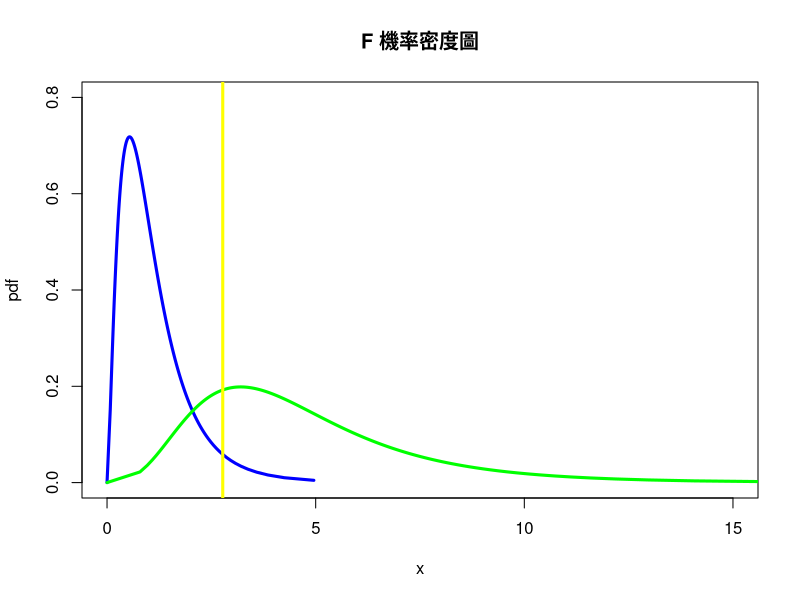
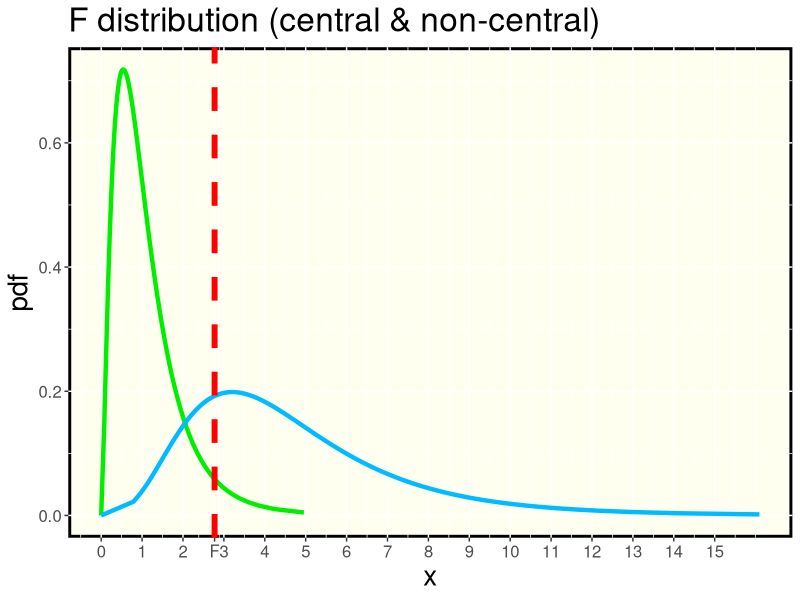
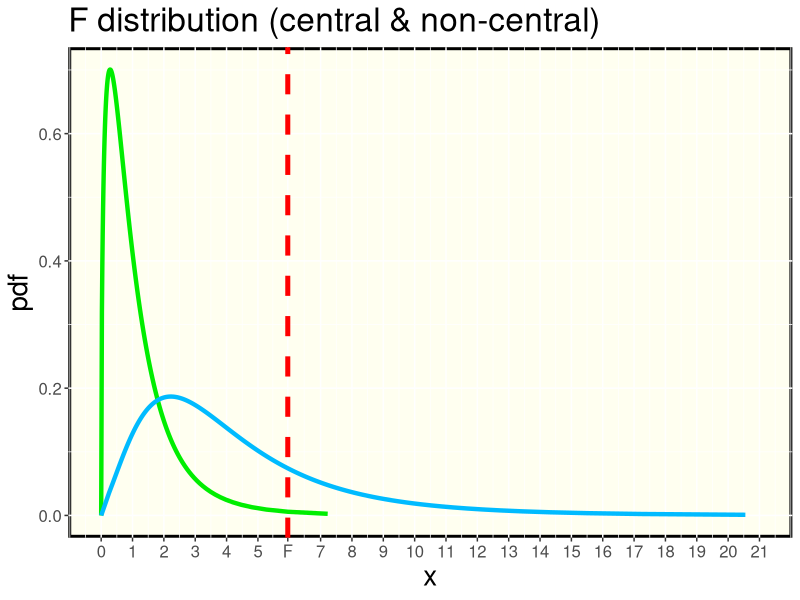
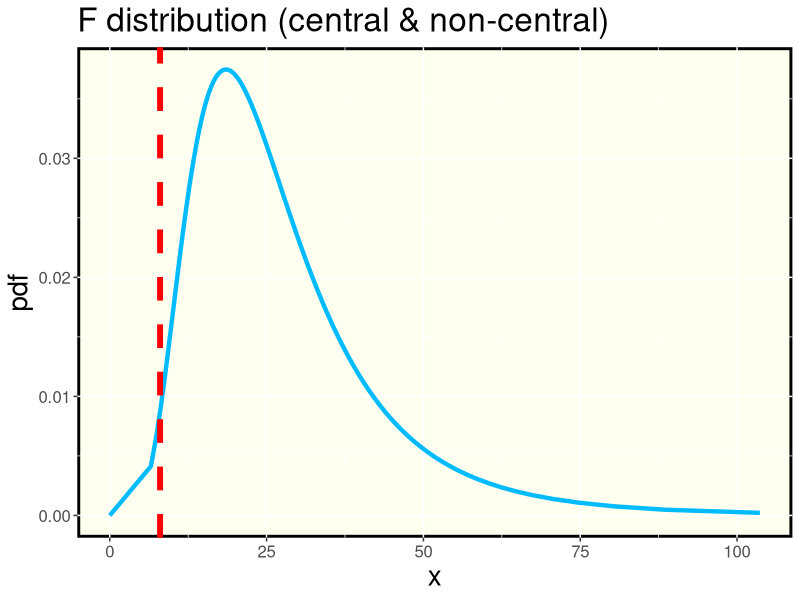
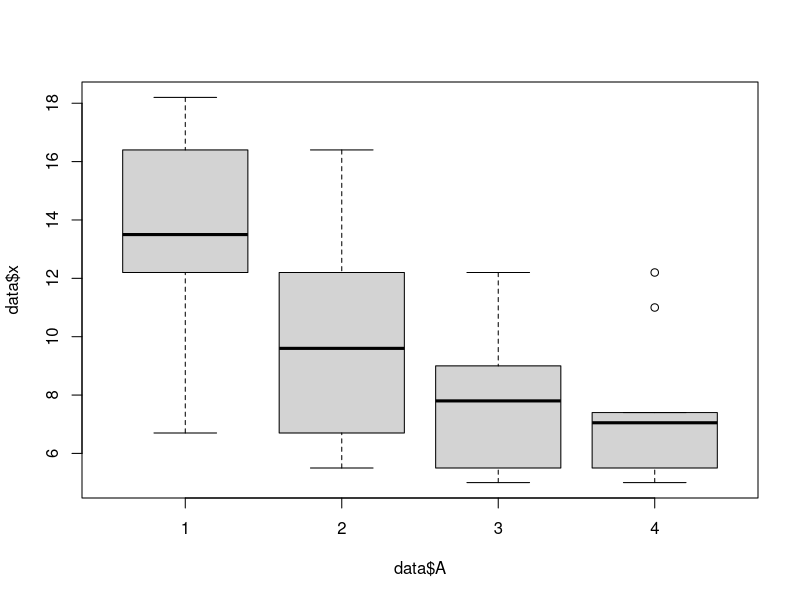
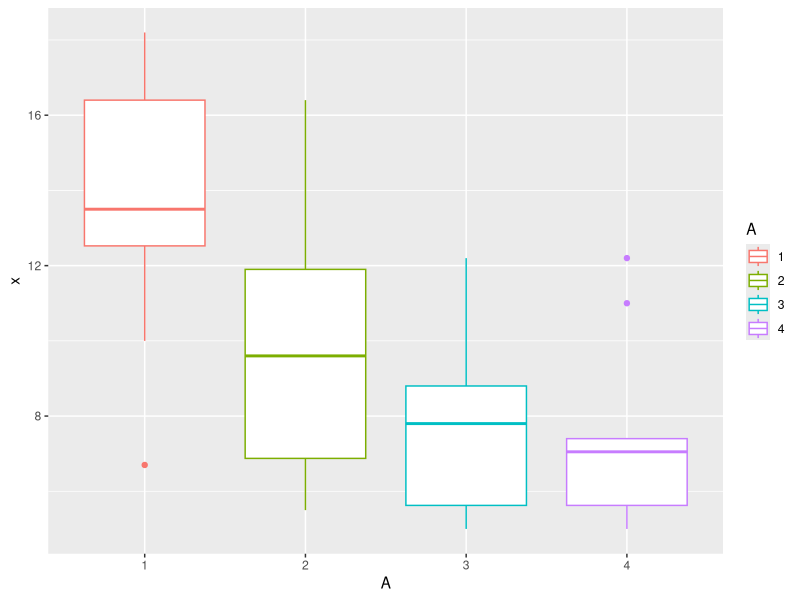

The R script that drew these images, in order:
## ---- chunk 1
library(dplyr)
library(ggplot2)
## ---- chunk 2
#7.1
g = 6                     # 分組
n = 2                     # 每組個數
N = n*g                   # 總個數
F = qf(0.95,g-1,N-g)      # a=0.05 虛無假設下臨界點之F值
power=1-pf(F,g-1,N-g,4*n) # 檢定力power

while(power<0.7){
  n = n+1
  N = n*g
  F = qf(0.95,g-1,N-g)
  power = 1-pf(F,g-1,N-g,4*n)
}
## ---- chunk 3
n # 每組最小個數
N # 總樣本數
power #最小檢定力

#plot
seq <- seq(0,0.995,by=0.005)
q <- qf(seq,g-1,N-g) 
dp <- df(q,g-1,N-g) 
nq <- qf(seq,g-1,N-g,4*n)
ndp <- df(nq,g-1,N-g,4*n)
plot(dp~q,type="l",main="F 機率密度圖",xlab="x",ylab = "pdf",xlim=c(0,15),ylim=c(0,0.8),col="#0000FF",lwd=3)
lines(ndp~nq,type="l",col="#00FF00",lwd=3)
abline(v=F,col ="#FFFF00",lwd=3)

#ggplot
data <- cbind(q,dp,nq,ndp)
colnames(data) <- c("H0_x","H0_y","H1_x","H1_y")
data <- as.data.frame(data)
ggplot(data)+ labs(title = "F distribution (central & non-central)",size=20,x="x",y="pdf")+
  theme(axis.text=element_text(size=12),title=element_text(size=20))+
  geom_line(mapping = aes(x=H0_x,y=H0_y),col="#00EE00",lwd=1.5)+
  geom_line(mapping = aes(x=H1_x,y=H1_y),col="#00BBFF",lwd=1.5)+
  geom_vline(mapping = aes(xintercept=F),col="#FF0000",lwd=2,linetype=2)+
  scale_x_continuous(breaks = c(0:2,F,3:15),labels = c(0:2,"F",3:15))+
  theme(panel.background = element_rect(fill ="#FFFFF0", colour = "black",size = 2))
## ---- chunk 4
#7.3
g = 4                   # 分組組數
n = 4                   # 每組個數
N = 16                  # 總樣本數
sigma = 3               # error variance
alphasq = 6             # 給定的處理平方和
E1 = 0.01               # 顯著水準
zeta = (alphasq*n)/sigma          # 非中心參數
F = qf(1-E1,g-1,N-g)              # 虛無假設下之臨界值
Power = 1-pf(F,g-1,N-g,zeta)      # 檢定力POWER
#plot
seq <- seq(0,0.995,by=0.005)
q <- qf(seq,g-1,N-g) 
dp <- df(q,g-1,N-g) 
nq <- qf(seq,g-1,N-g,zeta)
ndp <- df(nq,g-1,N-g,zeta)
#ggplot
data <- cbind(q,dp,nq,ndp)
colnames(data) <- c("H0x","H0y","H1x","H1y")
data <- as.data.frame(data)
ggplot(data)+ labs(title = "F distribution (central & non-central)",size=40,x="x",y="pdf")+
  theme(axis.text=element_text(size=12),title=element_text(size=20))+
  geom_line(mapping = aes(x=H0x,y=H0y),col="#00EE00",lwd=1.5)+
  geom_line(mapping = aes(x=H1x,y=H1y),col="#00BBFF",lwd=1.5)+
  geom_vline(mapping = aes(xintercept=F),col="#FF0000",lwd=1.7,linetype=2)+
  scale_x_continuous(breaks = c(0:5,F,7:21),labels = c(0:5,"F",7:21),limits = c(0,21))+
  theme(panel.background = element_rect(fill ="#FFFFF0", colour = "black",size = 2))
## ---- chunk 5
#problem7.2
n = 2                   # 每組的樣本數
g = 3                   # 組數
sigma = 35              # 給定的誤差變異數
ybar=c(45,32,60)        # 每組的估計值
a = (ybar-mean(ybar))
asq = sum(a^2)
zeta = 0               
power = 0
while(power<0.95){
  F = qf(0.99,g-1,n*3-g)
  zeta = (n*asq)/sigma
  power = 1-pf(F,g-1,n*3-g,ncp=zeta)
  n = n+1
}
N=n*g;N                 #檢定力超過0.95的最低樣本數
power                   #最後的檢定力

#plot
seq <- seq(0,0.995,by=0.005)
q <- qf(seq,g-1,N-g) 
dp <- df(q,g-1,N-g) 
nq <- qf(seq,g-1,N-g,zeta)
ndp <- df(nq,g-1,N-g,zeta)
#ggplot
data <- cbind(q,dp,nq,ndp)
colnames(data) <- c("H0x","H0y","H1x","H1y")
data <- as.data.frame(data)
ggplot(data)+ labs(title = "F distribution (central & non-central)",x="x",y="pdf")+
  theme(axis.text=element_text(size=12),title=element_text(size=20))+
  geom_line(mapping = aes(x=H1x,y=H1y),col="#00BBFF",lwd=1.5)+
  geom_vline(mapping = aes(xintercept=F),col="#FF0000",lwd=2,linetype=2)+
  theme(panel.background = element_rect(fill ="#FFFFF0", colour = "black",size = 2))
## ---- chunk 6
# Exercise 6.3
library(dplyr)
x  <- c(18.2,16.4,10.0,13.5,13.5,6.7,12.2,18.2,13.5,16.4,
        5.5,12.2,11.0,6.7,16.4,8.2,7.4,12.2,6.7,11.0,
        5.5,5.0,8.2,9.0,10.0,6.0,7.4,5.5,12.2,8.2,
        6.0,7.4,12.2,11.0,5.0,7.4,7.4,5.5,6.7,5.5)
A = factor(rep(1:4, each=10)) # 建立框架變數 ，為每個 X 樣本分別標上 1, 2, 3, 4 等標記
data <- data.frame(x,A)
aov.data = aov(x~A, data)     # 進行「變異數分析」，看看 X 與 A 之間是否相關
summary(aov.data)             # 印出「變異數分析」的結果報表
plot(data$x~data$A)           # 繪出 X~A 的盒狀圖
ggplot(data,aes(A,x))+
  geom_boxplot(aes(colour=A))

# 事後檢定 用Tukey法檢定兩兩之間是否有顯著性差異
TukeyHSD(aov.data,conf.level=0.95)
